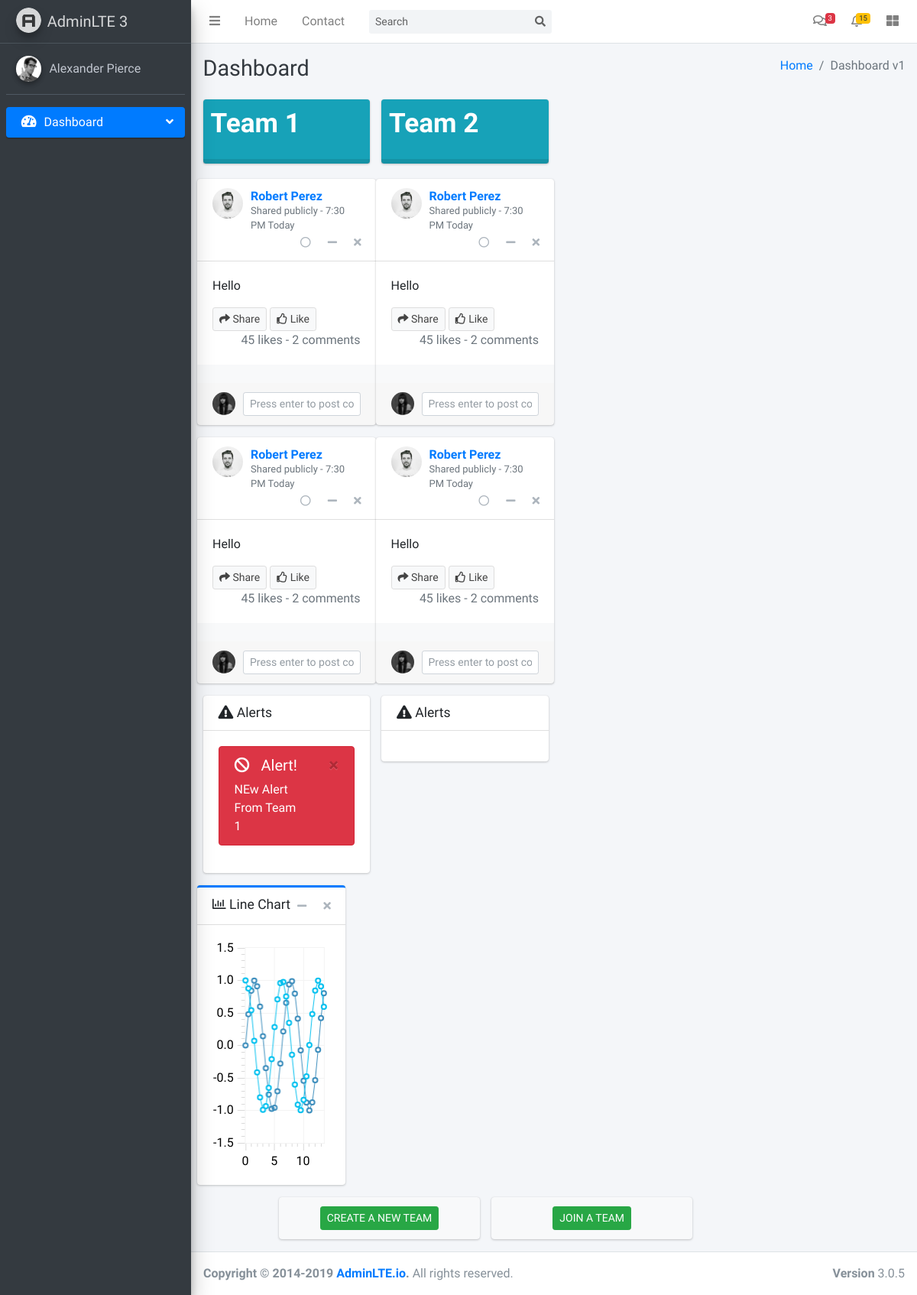
Page /dashboard.php on the committed database.
### tables this page shows
CREATE TABLE `teams` (
  `id` int(5) NOT NULL,
  `team_name` text
);

CREATE TABLE `huddleup_posts` (
  `id` int(5) NOT NULL,
  `team_id` int(5) DEFAULT NULL,
  `description` text,
  `op_user_id` int(5) NOT NULL,
  `typ` int(1) NOT NULL
);

CREATE TABLE `huddleup_alerts` (
  `id` int(5) NOT NULL,
  `team_id` int(5) DEFAULT NULL,
  `status` int(2) DEFAULT NULL,
  `description` text
);

### dashboard.php (the view, shortened to what this page needs)
<!DOCTYPE html>
<html>
<head>
  <link rel="stylesheet" href="plugins/fontawesome-free/css/all.min.css">
  <link rel="stylesheet" href="https://code.ionicframework.com/ionicons/2.0.1/css/ionicons.min.css">
  <link rel="stylesheet" href="plugins/tempusdominus-bootstrap-4/css/tempusdominus-bootstrap-4.min.css">
  <link rel="stylesheet" href="plugins/icheck-bootstrap/icheck-bootstrap.min.css">
  <link rel="stylesheet" href="plugins/jqvmap/jqvmap.min.css">
  <link rel="stylesheet" href="dist/css/adminlte.min.css">
  <link rel="stylesheet" href="plugins/overlayScrollbars/css/OverlayScrollbars.min.css">
  <link rel="stylesheet" href="plugins/daterangepicker/daterangepicker.css">
  <link rel="stylesheet" href="plugins/summernote/summernote-bs4.css">
</head>
<body class="hold-transition sidebar-mini layout-fixed">
<div class="wrapper">
  <nav class="main-header navbar navbar-expand navbar-white navbar-light">
    <ul class="navbar-nav">
      <li class="nav-item">
        <a class="nav-link" data-widget="pushmenu" href="#" role="button"><i class="fas fa-bars"></i></a>
      </li>
      <li class="nav-item d-none d-sm-inline-block">
        <a href="index3.html" class="nav-link">Home</a>
      </li>
      <li class="nav-item d-none d-sm-inline-block">
        <a href="#" class="nav-link">Contact</a>
      </li>
    </ul>
    <form class="form-inline ml-3">
      <div class="input-group input-group-sm">
        <input class="form-control form-control-navbar" type="search" placeholder="Search" aria-label="Search">
        <div class="input-group-append">
          <button class="btn btn-navbar" type="submit">
            <i class="fas fa-search"></i>
          </button>
        </div>
      </div>
    </form>
    <ul class="navbar-nav ml-auto">
      <li class="nav-item dropdown">
        <a class="nav-link" data-toggle="dropdown" href="#">
          <i class="far fa-comments"></i>
          <span class="badge badge-danger navbar-badge">3</span>
        </a>
      </li>
      <li class="nav-item dropdown">
        <a class="nav-link" data-toggle="dropdown" href="#">
          <span class="badge badge-warning navbar-badge">15</span>
        </a>
      </li>
      <li class="nav-item">
        <a class="nav-link" data-widget="control-sidebar" data-slide="true" href="#" role="button">
          <i class="fas fa-th-large"></i>
        </a>
      </li>
    </ul>
  </nav>
  <aside class="main-sidebar sidebar-dark-primary elevation-4">
    <a href="index.html" class="brand-link">
      <img src="dist/img/AdminLTELogo.png" alt="AdminLTE Logo" class="brand-image img-circle elevation-3"
           style="opacity: .8">
      <span class="brand-text font-weight-light">AdminLTE 3</span>
    </a>
    <div class="sidebar">
      <div class="user-panel mt-3 pb-3 mb-3 d-flex">
        <div class="image">
          <img src="dist/img/user2-160x160.jpg" class="img-circle elevation-2" alt="User Image">
        </div>
        <div class="info">
          <a href="#" class="d-block">Alexander Pierce</a>
        </div>
      </div>
      <nav class="mt-2">
        <ul class="nav nav-pills nav-sidebar flex-column" data-widget="treeview" role="menu" data-accordion="false">
          <li class="nav-item has-treeview menu-open">
            <a href="#" class="nav-link active">
              <i class="nav-icon fas fa-tachometer-alt"></i>
              <p>
                Dashboard
                <i class="right fas fa-angle-left"></i>
              </p>
            </a>
          </li>
        </ul>
      </nav>
    </div>
  </aside>
  <div class="content-wrapper">
    <div class="content-header">
      <div class="container-fluid">
        <div class="row mb-2">
          <div class="col-sm-6">
            <h1 class="m-0 text-dark">Dashboard</h1>
          </div>
          <div class="col-sm-6">
            <ol class="breadcrumb float-sm-right">
              <li class="breadcrumb-item"><a href="#">Home</a></li>
              <li class="breadcrumb-item active">Dashboard v1</li>
            </ol>
          </div>
        </div>
      </div>
    </div>
    <section class="content">
      <div class="container-fluid">
        <div class="row">
<?php
$servername = "localhost";
$username = "root";
$password = "";
$dbname = "huddleup";
$my_teams = array();
$huddleup_posts = array();
$conn = new mysqli($servername, $username, $password, $dbname);
$sql = "SELECT * from team_members where user_id='".$_SESSION["user_id"]."'";
$result = $conn->query($sql);
if ($result->num_rows > 0) {
  while($row = $result->fetch_assoc())
{
$sql1 = "SELECT * from teams where id='".$row["team_id"]."'";
$result1 = $conn->query($sql1);
if ($result1->num_rows > 0) {
    while($row1 = $result1->fetch_assoc())
      {
array_push($my_teams,array("team_name"=>$row1["team_name"],"id"=>$row1["id"]));
  }
}
}
}
else {
  echo "0 results";
}
foreach($my_teams as $team){
$hups = array();
$sql2 = "SELECT * from huddleup_posts where team_id=".$team["id"];
$result2 = $conn->query($sql2);
$fn = "";
if ($result2->num_rows > 0) {
while($row2 = $result2->fetch_assoc())
{
$d = $row2["description"];
$sql3= "SELECT * from user_profile where user_id=".$row2["op_user_id"];
$result3 = $conn->query($sql3);
if ($result3->num_rows > 0) {
while($row3 = $result3->fetch_assoc())
{
$fn = $row3["full_name"];
}
}
array_push($hups,array("full_name"=>$fn,"description"=>$d,"id"=>$row2["id"]));
}
}
?>
          <div class="col-lg-3 col-6 team-card" id="<?php echo $team["id"];?>">
            <div class="small-box bg-info">
              <div class="inner">
                <h3><?php echo $team["team_name"];?></h3>
              </div>
              <a href="#" class="small-box-footer">
                </a>
            </div>
          </div>
          <?php
array_push($huddleup_posts,array("team"=>$team["team_name"],"posts"=>$hups));
            }
          ?>
        </div>
        <div class="row">
<?php
foreach($huddleup_posts as $hp_team){
?>
<div class="col-md-3">
<?php
foreach($hp_team["posts"] as $hp){
  ?>
            <div class="row">
            <div class="card card-widget">
              <div class="card-header">
                <div class="user-block">
                  <img class="img-circle" src="dist/img/user1-128x128.jpg" alt="User Image">
                  <span class="username"><a href="#"><?php echo $hp["full_name"];?></a></span>
                  <span class="description">Shared publicly - 7:30 PM Today</span>
                </div>
                <div class="card-tools">
                  <button type="button" class="btn btn-tool" data-toggle="tooltip" title="Mark as read">
                    <i class="far fa-circle"></i></button>
                  <button type="button" class="btn btn-tool" data-card-widget="collapse"><i class="fas fa-minus"></i>
                  </button>
                  <button type="button" class="btn btn-tool" data-card-widget="remove"><i class="fas fa-times"></i>
                  </button>
                </div>
              </div>
              <div class="card-body">
                <p><?php echo $hp["description"];?></p>
                <button type="button" class="btn btn-default btn-sm"><i class="fas fa-share"></i> Share</button>
                <button type="button" class="btn btn-default btn-sm"><i class="far fa-thumbs-up"></i> Like</button>
                <span class="float-right text-muted">45 likes - 2 comments</span>
              </div>
              <div class="card-footer card-comments" id="post_<?php echo $hp["id"];?>">
              </div>
              <div class="card-footer">
                  <img class="img-fluid img-circle img-sm" src="dist/img/user4-128x128.jpg" alt="Alt Text">
                  <div class="img-push">
                    <input type="text" id="text_<?php echo $hp["id"];?>"  class="text_message form-control form-control-sm" placeholder="Press enter to post comment">
                  </div>
              </div>
            </div>
          </div>
        <?php }?>
          </div>
   <?php }?>
        </div>
        <div class="row" >
        <?php
        foreach($my_teams as $team){
            ?>
        <div class="col-md-3">
            <div class="card card-default">
              <div class="card-header">
                <h3 class="card-title">
                  <i class="fas fa-exclamation-triangle"></i>
                  Alerts
                </h3>
              </div>
              <div class="card-body">
            <?php
          $sql3= "SELECT * from huddleup_alerts where team_id=".$team["id"];
          $result3 = $conn->query($sql3);
            if ($result3->num_rows > 0) {
            while($row3 = $result3->fetch_assoc())
            {
            ?>
                <div class="alert alert-danger alert-dismissible">
                  <button type="button" class="close" data-dismiss="alert" aria-hidden="true">×</button>
                  <h5><i class="icon fas fa-ban"></i> Alert!</h5>
                <?php echo $row3["description"];?>
                </div>
            <?php
                }
                }
              ?>
              </div>
            </div>
          </div>
        <?php }
        ?>
        </div>
        <div class="row">
         <div class="col-md-3">
            <div class="row">
            <div class="card card-primary card-outline">
              <div class="card-header">
                <h3 class="card-title">
                  <i class="far fa-chart-bar"></i>
                  Line Chart
                </h3>
                <div class="card-tools">
                  <button type="button" class="btn btn-tool" data-card-widget="collapse"><i class="fas fa-minus"></i>
                  </button>
                  <button type="button" class="btn btn-tool" data-card-widget="remove"><i class="fas fa-times"></i>
                  </button>
                </div>
              </div>
              <div class="card-body">
                <div id="line-chart" style="height: 300px;"></div>
              </div>
            </div>
        </div>
          </div>
        </div>
        <div class="row" style="margin-left:10%;">
          <div class="col-12 col-sm-6 col-md-4  align-items-stretch">
            <div class="card bg-light">
              <div class="card-header text-center border-bottom-0">
             <a href="#" class="btn btn-sm btn-success">
                      CREATE A NEW TEAM
                  </a>
              </div>
            </div>
          </div>
 <div class="col-12 col-sm-6 col-md-4  align-items-stretch">
            <div class="card bg-light">
              <div class="card-header text-center border-bottom-0">
             <a href="#" class="btn btn-sm btn-success">
                      JOIN A TEAM
                  </a>
              </div>
            </div>
          </div>
        </div>
      </div>
    </section>
  </div>
  <footer class="main-footer">
    <strong>Copyright &copy; 2014-2019 <a href="#">AdminLTE.io</a>.</strong>
    All rights reserved.
    <div class="float-right d-none d-sm-inline-block">
      <b>Version</b> 3.0.5
    </div>
  </footer>
</div>
</body>
</html>

### rows in the picture
teams: team_name "Team 1"
teams: team_name "Team 2"
huddleup_posts: full_name "Robert Perez", description "Hello"
huddleup_posts: full_name "Robert Perez", description "Hello"
huddleup_alerts: description "NEw Alert From Team 1"

### other values in the picture
$hp["full_name"] "Robert Perez"
$hp["description"] "Hello"
